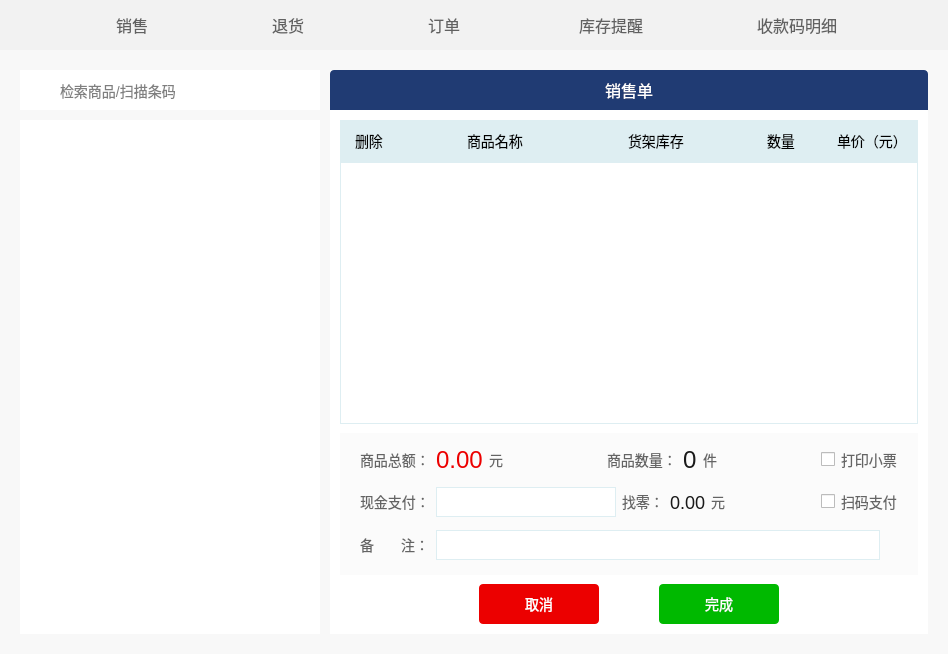
<?xml version="1.0" encoding="UTF-8"?>
<ui version="4.0">
 <class>pageQySupmarketWgt</class>
 <widget class="QWidget" name="pageQySupmarketWgt">
  <property name="geometry">
   <rect>
    <x>0</x>
    <y>0</y>
    <width>948</width>
    <height>654</height>
   </rect>
  </property>
  <property name="windowTitle">
   <string>pageQySupmarketWgt</string>
  </property>
  <layout class="QGridLayout" name="gridLayout">
   <property name="leftMargin">
    <number>0</number>
   </property>
   <property name="topMargin">
    <number>0</number>
   </property>
   <property name="rightMargin">
    <number>0</number>
   </property>
   <property name="bottomMargin">
    <number>0</number>
   </property>
   <property name="spacing">
    <number>0</number>
   </property>
   <item row="0" column="0">
    <widget class="QWidget" name="widget" native="true">
     <property name="styleSheet">
      <string notr="true">#wgt_title{
background-color:#F2F2F2;
}
#wgt_home{
background-color:#F8F8F8;
}
</string>
     </property>
     <layout class="QVBoxLayout" name="verticalLayout">
      <property name="spacing">
       <number>0</number>
      </property>
      <property name="leftMargin">
       <number>0</number>
      </property>
      <property name="topMargin">
       <number>0</number>
      </property>
      <property name="rightMargin">
       <number>0</number>
      </property>
      <property name="bottomMargin">
       <number>0</number>
      </property>
      <item>
       <widget class="QWidget" name="wgt_title" native="true">
        <property name="minimumSize">
         <size>
          <width>0</width>
          <height>50</height>
         </size>
        </property>
        <property name="maximumSize">
         <size>
          <width>16777215</width>
          <height>50</height>
         </size>
        </property>
        <property name="styleSheet">
         <string notr="true">QPushButton{
background-color:#F2F2F2;
border:1px solid #F2F2F2;
font-family:&quot;微软雅黑&quot;;
font-size:16px;
color:rgba(0,0,0,0.6);
}
QPushButton:checked{
color:rgba(0,0,0,0.9);
border-bottom:3px solid #142B59;
}
QPushButton:hover{
border-bottom:3px solid #142B59;
}</string>
        </property>
        <layout class="QHBoxLayout" name="horizontalLayout">
         <property name="spacing">
          <number>100</number>
         </property>
         <property name="leftMargin">
          <number>0</number>
         </property>
         <property name="topMargin">
          <number>0</number>
         </property>
         <property name="rightMargin">
          <number>0</number>
         </property>
         <property name="bottomMargin">
          <number>0</number>
         </property>
         <item>
          <spacer name="horizontalSpacer">
           <property name="orientation">
            <enum>Qt::Horizontal</enum>
           </property>
           <property name="sizeHint" stdset="0">
            <size>
             <width>40</width>
             <height>20</height>
            </size>
           </property>
          </spacer>
         </item>
         <item>
          <widget class="QPushButton" name="btn_sale">
           <property name="minimumSize">
            <size>
             <width>56</width>
             <height>50</height>
            </size>
           </property>
           <property name="maximumSize">
            <size>
             <width>56</width>
             <height>50</height>
            </size>
           </property>
           <property name="text">
            <string>销售</string>
           </property>
           <property name="checkable">
            <bool>true</bool>
           </property>
           <property name="checked">
            <bool>false</bool>
           </property>
           <property name="autoExclusive">
            <bool>true</bool>
           </property>
          </widget>
         </item>
         <item>
          <widget class="QPushButton" name="btn_rejected">
           <property name="minimumSize">
            <size>
             <width>56</width>
             <height>50</height>
            </size>
           </property>
           <property name="maximumSize">
            <size>
             <width>56</width>
             <height>50</height>
            </size>
           </property>
           <property name="text">
            <string>退货</string>
           </property>
           <property name="checkable">
            <bool>true</bool>
           </property>
           <property name="autoExclusive">
            <bool>true</bool>
           </property>
          </widget>
         </item>
         <item>
          <widget class="QPushButton" name="btn_order">
           <property name="minimumSize">
            <size>
             <width>56</width>
             <height>50</height>
            </size>
           </property>
           <property name="maximumSize">
            <size>
             <width>56</width>
             <height>50</height>
            </size>
           </property>
           <property name="text">
            <string>订单</string>
           </property>
           <property name="checkable">
            <bool>true</bool>
           </property>
           <property name="autoExclusive">
            <bool>true</bool>
           </property>
          </widget>
         </item>
         <item>
          <widget class="QPushButton" name="btn_stock">
           <property name="minimumSize">
            <size>
             <width>78</width>
             <height>50</height>
            </size>
           </property>
           <property name="maximumSize">
            <size>
             <width>78</width>
             <height>50</height>
            </size>
           </property>
           <property name="text">
            <string>库存提醒</string>
           </property>
           <property name="checkable">
            <bool>true</bool>
           </property>
           <property name="autoExclusive">
            <bool>true</bool>
           </property>
          </widget>
         </item>
         <item>
          <widget class="QPushButton" name="btn_detial">
           <property name="minimumSize">
            <size>
             <width>94</width>
             <height>50</height>
            </size>
           </property>
           <property name="maximumSize">
            <size>
             <width>94</width>
             <height>50</height>
            </size>
           </property>
           <property name="text">
            <string>收款码明细</string>
           </property>
           <property name="checkable">
            <bool>true</bool>
           </property>
           <property name="autoExclusive">
            <bool>true</bool>
           </property>
          </widget>
         </item>
         <item>
          <spacer name="horizontalSpacer_2">
           <property name="orientation">
            <enum>Qt::Horizontal</enum>
           </property>
           <property name="sizeHint" stdset="0">
            <size>
             <width>40</width>
             <height>20</height>
            </size>
           </property>
          </spacer>
         </item>
        </layout>
       </widget>
      </item>
      <item>
       <widget class="QStackedWidget" name="stackedWidget">
        <widget class="QWidget" name="page_sale">
         <layout class="QGridLayout" name="gridLayout_2">
          <property name="leftMargin">
           <number>0</number>
          </property>
          <property name="topMargin">
           <number>0</number>
          </property>
          <property name="rightMargin">
           <number>0</number>
          </property>
          <property name="bottomMargin">
           <number>0</number>
          </property>
          <property name="spacing">
           <number>0</number>
          </property>
          <item row="0" column="0">
           <widget class="QWidget" name="wgt_home" native="true">
            <property name="styleSheet">
             <string notr="true">#wgt_left,#wgt_right{
background-color:#FFFFFF;
}
#treeWidget{
border:none;
}</string>
            </property>
            <layout class="QHBoxLayout" name="horizontalLayout_2">
             <property name="spacing">
              <number>10</number>
             </property>
             <property name="leftMargin">
              <number>20</number>
             </property>
             <property name="topMargin">
              <number>20</number>
             </property>
             <property name="rightMargin">
              <number>20</number>
             </property>
             <property name="bottomMargin">
              <number>20</number>
             </property>
             <item>
              <widget class="QWidget" name="wgt_left" native="true">
               <property name="minimumSize">
                <size>
                 <width>300</width>
                 <height>0</height>
                </size>
               </property>
               <property name="maximumSize">
                <size>
                 <width>300</width>
                 <height>16777215</height>
                </size>
               </property>
               <property name="styleSheet">
                <string notr="true">#wgt_search{
background-color:#FFFFFF;
border-top-left-radius:4px;
border-top-right-radius:4px;
}
#btn_search{
border-image:url(:/masterCashier/Resources/search.png);
border:none;
}
#lineEdit{
border:none;
font-family:&quot;微软雅黑&quot;;
font-size:14px;
color:#000000;
}</string>
               </property>
               <layout class="QVBoxLayout" name="verticalLayout_2">
                <property name="spacing">
                 <number>0</number>
                </property>
                <property name="leftMargin">
                 <number>0</number>
                </property>
                <property name="topMargin">
                 <number>0</number>
                </property>
                <property name="rightMargin">
                 <number>0</number>
                </property>
                <property name="bottomMargin">
                 <number>0</number>
                </property>
                <item>
                 <widget class="QWidget" name="wgt_search" native="true">
                  <property name="minimumSize">
                   <size>
                    <width>0</width>
                    <height>40</height>
                   </size>
                  </property>
                  <property name="maximumSize">
                   <size>
                    <width>16777215</width>
                    <height>40</height>
                   </size>
                  </property>
                  <layout class="QHBoxLayout" name="horizontalLayout_4">
                   <property name="leftMargin">
                    <number>20</number>
                   </property>
                   <property name="rightMargin">
                    <number>20</number>
                   </property>
                   <item>
                    <layout class="QHBoxLayout" name="horizontalLayout_3">
                     <property name="spacing">
                      <number>0</number>
                     </property>
                     <item>
                      <widget class="QPushButton" name="btn_search">
                       <property name="minimumSize">
                        <size>
                         <width>18</width>
                         <height>18</height>
                        </size>
                       </property>
                       <property name="maximumSize">
                        <size>
                         <width>18</width>
                         <height>18</height>
                        </size>
                       </property>
                       <property name="text">
                        <string/>
                       </property>
                      </widget>
                     </item>
                     <item>
                      <widget class="QLineEdit" name="lineEdit">
                       <property name="minimumSize">
                        <size>
                         <width>0</width>
                         <height>18</height>
                        </size>
                       </property>
                       <property name="maximumSize">
                        <size>
                         <width>16777215</width>
                         <height>18</height>
                        </size>
                       </property>
                       <property name="placeholderText">
                        <string>检索商品/扫描条码</string>
                       </property>
                      </widget>
                     </item>
                    </layout>
                   </item>
                  </layout>
                 </widget>
                </item>
                <item>
                 <widget class="QWidget" name="widget_2" native="true">
                  <property name="minimumSize">
                   <size>
                    <width>0</width>
                    <height>10</height>
                   </size>
                  </property>
                  <property name="maximumSize">
                   <size>
                    <width>16777215</width>
                    <height>10</height>
                   </size>
                  </property>
                  <property name="styleSheet">
                   <string notr="true">background-color:#F8F8F8;</string>
                  </property>
                 </widget>
                </item>
                <item>
                 <widget class="QTreeWidget" name="treeWidget">
                  <property name="styleSheet">
                   <string notr="true">QTreeView {
        border:none;
        show-decoration-selected: 1;
}
QTreeView::item{
background:rgba(247,253,254,1);
  background-color: transparent;
border:none;
}
QTreeView::item:selected,QTreeView::branch:selected{
background:rgba(234,251,255,1);
}
QTreeView::item:hover,QTreeView::branch:hover{
background:#FBFCFD;
}
QTreeView::branch {
      image:none;
}
QScrollBar:vertical {
      width:10px;
      background: #eeeeee;
      padding-top:6px;
      padding-bottom:6px;
padding-right:4px;
  }
QScrollBar::handle:vertical{
    background:rgba(0,0,0,25%);
    border-radius:2px;
    min-height:20;
}
QScrollBar::handle:vertical:hover
{
    background:rgba(0,0,0,50%); 
    border-radius:2px;
    min-height:20;
}
QScrollBar::add-line:vertical {
      border: none;
      background: #eeeeee;
}

QScrollBar::sub-line:vertical {
      border: none;
      background: #eeeeee;
}  
QScrollBar::add-page:vertical,QScrollBar::sub-page:vertical  
{
    background:#eeeeee;
    border-radius:4px;
}

</string>
                  </property>
                  <property name="editTriggers">
                   <set>QAbstractItemView::NoEditTriggers</set>
                  </property>
                  <property name="alternatingRowColors">
                   <bool>false</bool>
                  </property>
                  <property name="textElideMode">
                   <enum>Qt::ElideRight</enum>
                  </property>
                  <property name="expandsOnDoubleClick">
                   <bool>true</bool>
                  </property>
                  <attribute name="headerVisible">
                   <bool>false</bool>
                  </attribute>
                  <column>
                   <property name="text">
                    <string notr="true">1</string>
                   </property>
                  </column>
                 </widget>
                </item>
               </layout>
              </widget>
             </item>
             <item>
              <widget class="QWidget" name="wgt_right" native="true">
               <property name="styleSheet">
                <string notr="true">#wgt_top{
background-color:#203B73;
border-top-left-radius:4px;
border-top-right-radius:4px;
}
#wgt_head{
background:#DEEEF2;
border:1px solid #DEEEF2;
border-bottom:none;
}
#label{
font-family:&quot;微软雅黑&quot;;
font-size:16px;
color:#FFFFFF;
}
#listWidget{
border:1px solid #DEEEF2;
}
#wgt_input{
background-color:#FBFBFB;
}
QPushButton{
font-family:&quot;微软雅黑&quot;;
font-size:14px;
color:#FFFFFF;
}
#btn_cancel{
background-color:#EC0000;
border:none;
border-radius:4px;
}
#btn_cancel:pressed{
margin:1px;
}
#btn_finish{
background-color:#00B900;
border:none;
border-radius:4px;
}
#btn_finish:pressed{
margin:1px;
}</string>
               </property>
               <layout class="QVBoxLayout" name="verticalLayout_3">
                <property name="spacing">
                 <number>0</number>
                </property>
                <property name="leftMargin">
                 <number>0</number>
                </property>
                <property name="topMargin">
                 <number>0</number>
                </property>
                <property name="rightMargin">
                 <number>0</number>
                </property>
                <property name="bottomMargin">
                 <number>0</number>
                </property>
                <item>
                 <widget class="QWidget" name="wgt_top" native="true">
                  <property name="minimumSize">
                   <size>
                    <width>0</width>
                    <height>40</height>
                   </size>
                  </property>
                  <property name="maximumSize">
                   <size>
                    <width>16777215</width>
                    <height>40</height>
                   </size>
                  </property>
                  <layout class="QHBoxLayout" name="horizontalLayout_5">
                   <item>
                    <widget class="QLabel" name="label">
                     <property name="text">
                      <string>销售单</string>
                     </property>
                     <property name="alignment">
                      <set>Qt::AlignCenter</set>
                     </property>
                    </widget>
                   </item>
                  </layout>
                 </widget>
                </item>
                <item>
                 <widget class="QWidget" name="wgt_bottom" native="true">
                  <layout class="QVBoxLayout" name="verticalLayout_6">
                   <property name="spacing">
                    <number>9</number>
                   </property>
                   <property name="leftMargin">
                    <number>10</number>
                   </property>
                   <property name="topMargin">
                    <number>10</number>
                   </property>
                   <property name="rightMargin">
                    <number>10</number>
                   </property>
                   <property name="bottomMargin">
                    <number>10</number>
                   </property>
                   <item>
                    <layout class="QVBoxLayout" name="verticalLayout_4">
                     <property name="spacing">
                      <number>0</number>
                     </property>
                     <item>
                      <widget class="QWidget" name="wgt_head" native="true">
                       <property name="minimumSize">
                        <size>
                         <width>0</width>
                         <height>42</height>
                        </size>
                       </property>
                       <property name="maximumSize">
                        <size>
                         <width>16777215</width>
                         <height>42</height>
                        </size>
                       </property>
                       <property name="styleSheet">
                        <string notr="true">QLabel{
font-family:&quot;微软雅黑&quot;;
font-size:14px;
color:#000000;
}</string>
                       </property>
                       <layout class="QHBoxLayout" name="horizontalLayout_8">
                        <property name="leftMargin">
                         <number>15</number>
                        </property>
                        <item>
                         <widget class="QLabel" name="label_4">
                          <property name="text">
                           <string>删除</string>
                          </property>
                         </widget>
                        </item>
                        <item>
                         <widget class="QLabel" name="label_5">
                          <property name="text">
                           <string>商品名称</string>
                          </property>
                         </widget>
                        </item>
                        <item alignment="Qt::AlignRight">
                         <widget class="QLabel" name="label_8">
                          <property name="text">
                           <string>货架库存</string>
                          </property>
                         </widget>
                        </item>
                        <item alignment="Qt::AlignRight">
                         <widget class="QLabel" name="label_9">
                          <property name="text">
                           <string>数量</string>
                          </property>
                         </widget>
                        </item>
                        <item alignment="Qt::AlignRight">
                         <widget class="QLabel" name="label_10">
                          <property name="text">
                           <string>单价（元）</string>
                          </property>
                         </widget>
                        </item>
                       </layout>
                      </widget>
                     </item>
                     <item>
                      <widget class="QListWidget" name="listWidget">
                       <property name="styleSheet">
                        <string notr="true">QScrollBar:vertical {
      width:10px;
      background: #eeeeee;
      padding-top:6px;
      padding-bottom:6px;
padding-right:4px;
  }
QScrollBar::handle:vertical{
    background:rgba(0,0,0,25%);
    border-radius:2px;
    min-height:20;
}
QScrollBar::handle:vertical:hover
{
    background:rgba(0,0,0,50%); 
    border-radius:2px;
    min-height:20;
}
QScrollBar::add-line:vertical {
      border: none;
      background: #eeeeee;
}

QScrollBar::sub-line:vertical {
      border: none;
      background: #eeeeee;
}  
QScrollBar::add-page:vertical,QScrollBar::sub-page:vertical  
{
    background:#eeeeee;
    border-radius:4px;
}
</string>
                       </property>
                       <property name="horizontalScrollBarPolicy">
                        <enum>Qt::ScrollBarAlwaysOff</enum>
                       </property>
                      </widget>
                     </item>
                    </layout>
                   </item>
                   <item>
                    <widget class="QWidget" name="wgt_input" native="true">
                     <property name="minimumSize">
                      <size>
                       <width>0</width>
                       <height>142</height>
                      </size>
                     </property>
                     <property name="maximumSize">
                      <size>
                       <width>16777215</width>
                       <height>142</height>
                      </size>
                     </property>
                     <property name="styleSheet">
                      <string notr="true">QLabel{
font-family:&quot;微软雅黑&quot;;
font-size:14px;
color:rgba(0,0,0,0.6);
}
QCheckBox{
font-family:&quot;微软雅黑&quot;;
font-size:14px;
color:rgba(0,0,0,0.6);
}
QCheckBox::indicator{
width:14px;
height:14px;
}
QCheckBox::indicator:unchecked{
image:url(:/masterCashier/Resources/check_common.png);
}
QCheckBox::indicator:checked{
image:url(:/masterCashier/Resources/check_select.png);
}
QLineEdit{
font-family:&quot;微软雅黑&quot;;
font-size:14px;
color:rgba(0,0,0,0.9);
padding-left:10px;
border:1px solid #DEEEF2;
}</string>
                     </property>
                     <layout class="QVBoxLayout" name="verticalLayout_5">
                      <property name="spacing">
                       <number>10</number>
                      </property>
                      <property name="leftMargin">
                       <number>20</number>
                      </property>
                      <property name="topMargin">
                       <number>10</number>
                      </property>
                      <property name="rightMargin">
                       <number>20</number>
                      </property>
                      <property name="bottomMargin">
                       <number>10</number>
                      </property>
                      <item>
                       <layout class="QHBoxLayout" name="horizontalLayout_7">
                        <item alignment="Qt::AlignLeft">
                         <widget class="QLabel" name="label_2">
                          <property name="minimumSize">
                           <size>
                            <width>70</width>
                            <height>20</height>
                           </size>
                          </property>
                          <property name="maximumSize">
                           <size>
                            <width>70</width>
                            <height>20</height>
                           </size>
                          </property>
                          <property name="text">
                           <string>商品总额：</string>
                          </property>
                         </widget>
                        </item>
                        <item>
                         <widget class="QLabel" name="lbl_sum">
                          <property name="styleSheet">
                           <string notr="true">color:#EC0000;
font-size:24px;</string>
                          </property>
                          <property name="text">
                           <string>0.00</string>
                          </property>
                         </widget>
                        </item>
                        <item>
                         <widget class="QLabel" name="label_18">
                          <property name="minimumSize">
                           <size>
                            <width>14</width>
                            <height>20</height>
                           </size>
                          </property>
                          <property name="maximumSize">
                           <size>
                            <width>14</width>
                            <height>20</height>
                           </size>
                          </property>
                          <property name="text">
                           <string>元</string>
                          </property>
                         </widget>
                        </item>
                        <item>
                         <spacer name="horizontalSpacer_6">
                          <property name="orientation">
                           <enum>Qt::Horizontal</enum>
                          </property>
                          <property name="sizeHint" stdset="0">
                           <size>
                            <width>40</width>
                            <height>20</height>
                           </size>
                          </property>
                         </spacer>
                        </item>
                        <item>
                         <widget class="QLabel" name="label_3">
                          <property name="minimumSize">
                           <size>
                            <width>70</width>
                            <height>20</height>
                           </size>
                          </property>
                          <property name="maximumSize">
                           <size>
                            <width>70</width>
                            <height>20</height>
                           </size>
                          </property>
                          <property name="text">
                           <string>商品数量：</string>
                          </property>
                         </widget>
                        </item>
                        <item>
                         <widget class="QLabel" name="lbl_num">
                          <property name="styleSheet">
                           <string notr="true">font-size:24px;
color:rgba(0,0,0,0.9);</string>
                          </property>
                          <property name="text">
                           <string>0</string>
                          </property>
                         </widget>
                        </item>
                        <item>
                         <widget class="QLabel" name="label_19">
                          <property name="minimumSize">
                           <size>
                            <width>14</width>
                            <height>20</height>
                           </size>
                          </property>
                          <property name="maximumSize">
                           <size>
                            <width>14</width>
                            <height>20</height>
                           </size>
                          </property>
                          <property name="text">
                           <string>件</string>
                          </property>
                         </widget>
                        </item>
                        <item>
                         <spacer name="horizontalSpacer_7">
                          <property name="orientation">
                           <enum>Qt::Horizontal</enum>
                          </property>
                          <property name="sizeHint" stdset="0">
                           <size>
                            <width>40</width>
                            <height>20</height>
                           </size>
                          </property>
                         </spacer>
                        </item>
                        <item alignment="Qt::AlignRight">
                         <widget class="QCheckBox" name="chk_print">
                          <property name="text">
                           <string>打印小票</string>
                          </property>
                          <property name="iconSize">
                           <size>
                            <width>14</width>
                            <height>14</height>
                           </size>
                          </property>
                         </widget>
                        </item>
                       </layout>
                      </item>
                      <item>
                       <layout class="QHBoxLayout" name="horizontalLayout_9">
                        <item alignment="Qt::AlignLeft">
                         <widget class="QLabel" name="label_6">
                          <property name="minimumSize">
                           <size>
                            <width>70</width>
                            <height>20</height>
                           </size>
                          </property>
                          <property name="maximumSize">
                           <size>
                            <width>70</width>
                            <height>20</height>
                           </size>
                          </property>
                          <property name="text">
                           <string>现金支付：</string>
                          </property>
                         </widget>
                        </item>
                        <item>
                         <widget class="QLineEdit" name="lEdit_pay">
                          <property name="minimumSize">
                           <size>
                            <width>180</width>
                            <height>30</height>
                           </size>
                          </property>
                          <property name="maximumSize">
                           <size>
                            <width>180</width>
                            <height>30</height>
                           </size>
                          </property>
                         </widget>
                        </item>
                        <item>
                         <widget class="QLabel" name="label_7">
                          <property name="minimumSize">
                           <size>
                            <width>42</width>
                            <height>20</height>
                           </size>
                          </property>
                          <property name="maximumSize">
                           <size>
                            <width>42</width>
                            <height>20</height>
                           </size>
                          </property>
                          <property name="text">
                           <string>找零：</string>
                          </property>
                         </widget>
                        </item>
                        <item>
                         <widget class="QLabel" name="lbl_change">
                          <property name="styleSheet">
                           <string notr="true">font-size:18px;
color:rgba(0,0,0,0.9);</string>
                          </property>
                          <property name="text">
                           <string>0.00</string>
                          </property>
                         </widget>
                        </item>
                        <item>
                         <widget class="QLabel" name="label_16">
                          <property name="minimumSize">
                           <size>
                            <width>14</width>
                            <height>20</height>
                           </size>
                          </property>
                          <property name="maximumSize">
                           <size>
                            <width>14</width>
                            <height>20</height>
                           </size>
                          </property>
                          <property name="text">
                           <string>元</string>
                          </property>
                         </widget>
                        </item>
                        <item>
                         <spacer name="horizontalSpacer_8">
                          <property name="orientation">
                           <enum>Qt::Horizontal</enum>
                          </property>
                          <property name="sizeHint" stdset="0">
                           <size>
                            <width>40</width>
                            <height>20</height>
                           </size>
                          </property>
                         </spacer>
                        </item>
                        <item alignment="Qt::AlignRight">
                         <widget class="QCheckBox" name="chk_pay">
                          <property name="text">
                           <string>扫码支付</string>
                          </property>
                          <property name="iconSize">
                           <size>
                            <width>14</width>
                            <height>14</height>
                           </size>
                          </property>
                         </widget>
                        </item>
                       </layout>
                      </item>
                      <item>
                       <layout class="QHBoxLayout" name="horizontalLayout_10">
                        <item alignment="Qt::AlignLeft">
                         <widget class="QLabel" name="label_17">
                          <property name="minimumSize">
                           <size>
                            <width>70</width>
                            <height>20</height>
                           </size>
                          </property>
                          <property name="maximumSize">
                           <size>
                            <width>70</width>
                            <height>20</height>
                           </size>
                          </property>
                          <property name="text">
                           <string>备       注：</string>
                          </property>
                         </widget>
                        </item>
                        <item>
                         <widget class="QLineEdit" name="lEdit_remark">
                          <property name="minimumSize">
                           <size>
                            <width>444</width>
                            <height>30</height>
                           </size>
                          </property>
                          <property name="maximumSize">
                           <size>
                            <width>444</width>
                            <height>30</height>
                           </size>
                          </property>
                         </widget>
                        </item>
                        <item>
                         <spacer name="horizontalSpacer_5">
                          <property name="orientation">
                           <enum>Qt::Horizontal</enum>
                          </property>
                          <property name="sizeHint" stdset="0">
                           <size>
                            <width>40</width>
                            <height>20</height>
                           </size>
                          </property>
                         </spacer>
                        </item>
                       </layout>
                      </item>
                     </layout>
                    </widget>
                   </item>
                   <item>
                    <layout class="QHBoxLayout" name="horizontalLayout_6">
                     <property name="spacing">
                      <number>60</number>
                     </property>
                     <item>
                      <spacer name="horizontalSpacer_3">
                       <property name="orientation">
                        <enum>Qt::Horizontal</enum>
                       </property>
                       <property name="sizeHint" stdset="0">
                        <size>
                         <width>40</width>
                         <height>20</height>
                        </size>
                       </property>
                      </spacer>
                     </item>
                     <item>
                      <widget class="QPushButton" name="btn_cancel">
                       <property name="minimumSize">
                        <size>
                         <width>120</width>
                         <height>40</height>
                        </size>
                       </property>
                       <property name="maximumSize">
                        <size>
                         <width>120</width>
                         <height>40</height>
                        </size>
                       </property>
                       <property name="text">
                        <string>取消</string>
                       </property>
                      </widget>
                     </item>
                     <item>
                      <widget class="QPushButton" name="btn_finish">
                       <property name="minimumSize">
                        <size>
                         <width>120</width>
                         <height>40</height>
                        </size>
                       </property>
                       <property name="maximumSize">
                        <size>
                         <width>120</width>
                         <height>40</height>
                        </size>
                       </property>
                       <property name="text">
                        <string>完成</string>
                       </property>
                      </widget>
                     </item>
                     <item>
                      <spacer name="horizontalSpacer_4">
                       <property name="orientation">
                        <enum>Qt::Horizontal</enum>
                       </property>
                       <property name="sizeHint" stdset="0">
                        <size>
                         <width>40</width>
                         <height>20</height>
                        </size>
                       </property>
                      </spacer>
                     </item>
                    </layout>
                   </item>
                  </layout>
                 </widget>
                </item>
               </layout>
              </widget>
             </item>
            </layout>
           </widget>
          </item>
         </layout>
        </widget>
        <widget class="PageReturnGoodsWgt" name="page_return_goods"/>
        <widget class="PageOrderWidget" name="page_order"/>
        <widget class="InventoryRemindWgt" name="page_inventory_remind"/>
        <widget class="QWidget" name="page_payment_detial"/>
       </widget>
      </item>
     </layout>
    </widget>
   </item>
  </layout>
 </widget>
 <layoutdefault spacing="6" margin="11"/>
 <customwidgets>
  <customwidget>
   <class>InventoryRemindWgt</class>
   <extends>QWidget</extends>
   <header>InventoryRemindWgt.h</header>
   <container>1</container>
  </customwidget>
  <customwidget>
   <class>PageReturnGoodsWgt</class>
   <extends>QWidget</extends>
   <header>PageReturnGoodsWgt.h</header>
   <container>1</container>
  </customwidget>
  <customwidget>
   <class>PageOrderWidget</class>
   <extends>QWidget</extends>
   <header>PageOrderWidget.h</header>
   <container>1</container>
  </customwidget>
 </customwidgets>
 <resources/>
 <connections/>
</ui>
